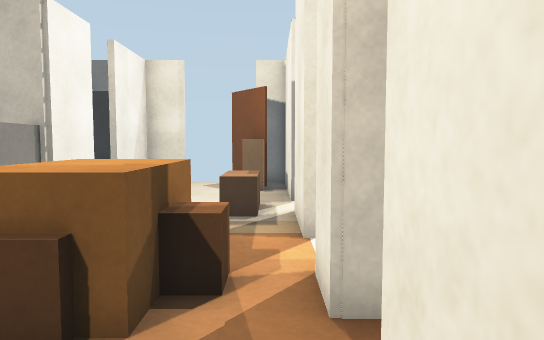
[1] (above)

21 first-person views from a walk through a robot-simulator world made for Gazebo. The camera is 0.88 m above the floor, tilts 4° down and sees 70° across. The floor is counted in squares, 0.5 m on a side. Each view is taken from the middle of a square. On the plan, view 1 faces up. The plan holds only what a view shows up to about 18 squares ahead; the rest is blank.

[2]
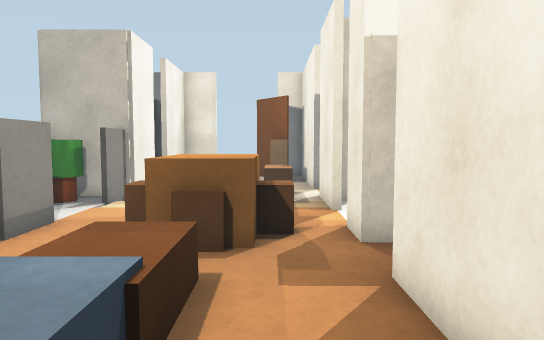

[3]
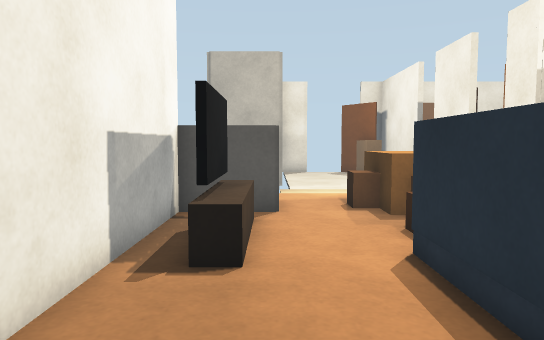

[4]
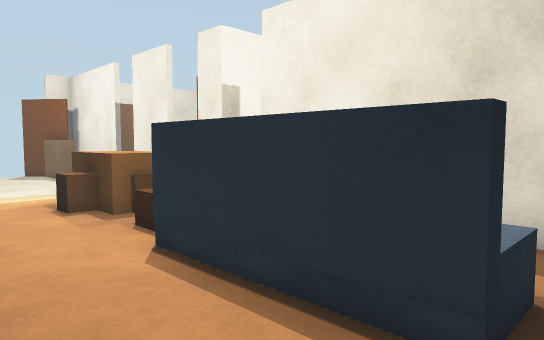

[5]
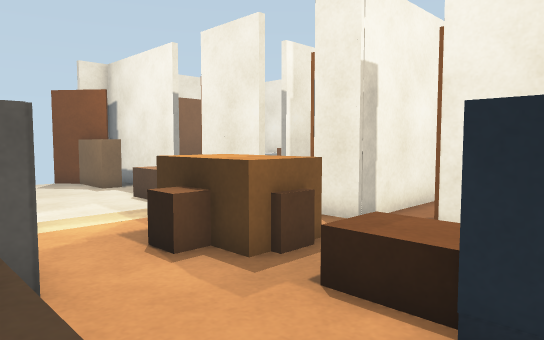

[6]
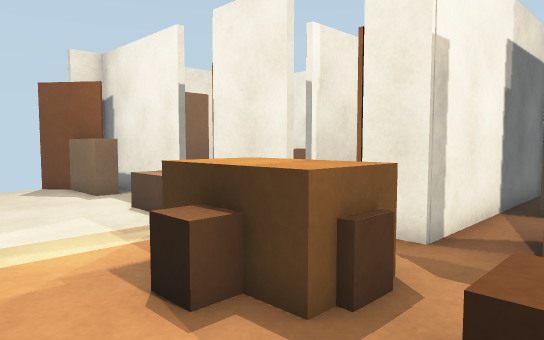

[7]
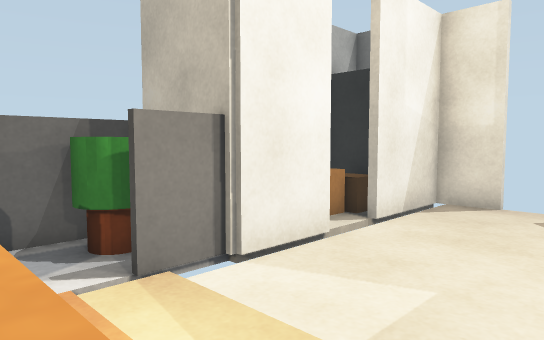

[8]
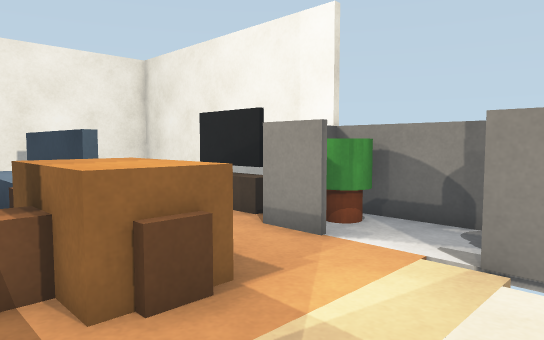

[9]
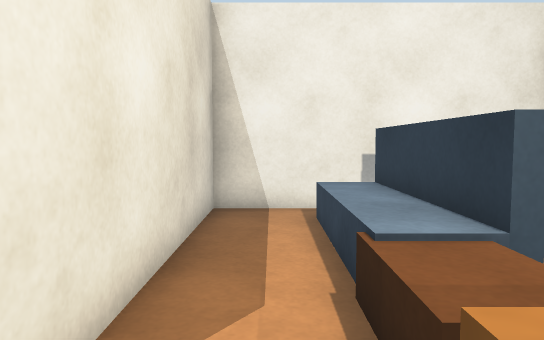

[10]
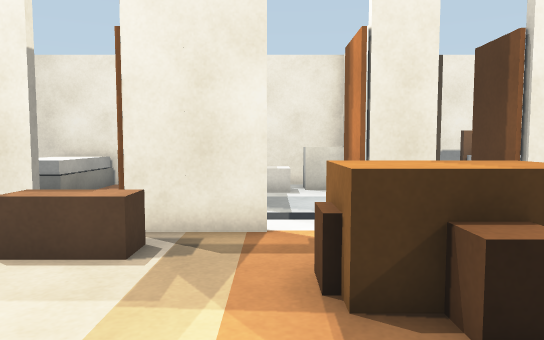

[11]
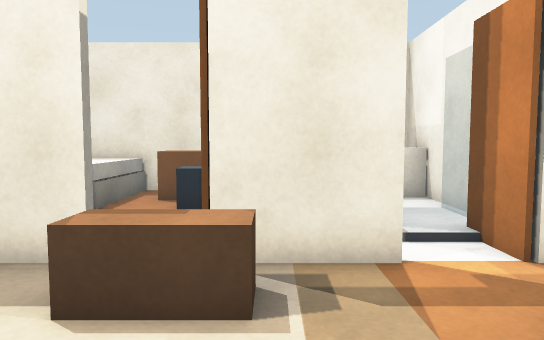

[12]
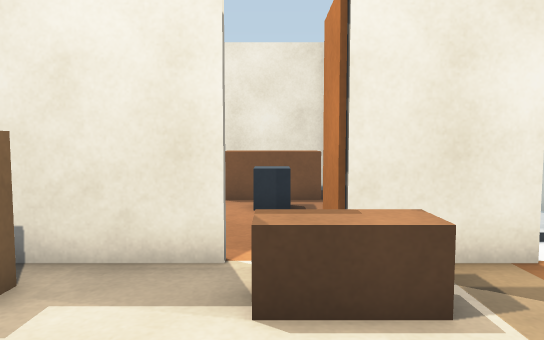

[13]
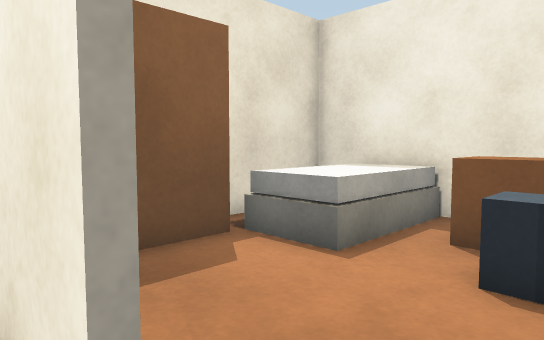

[14]
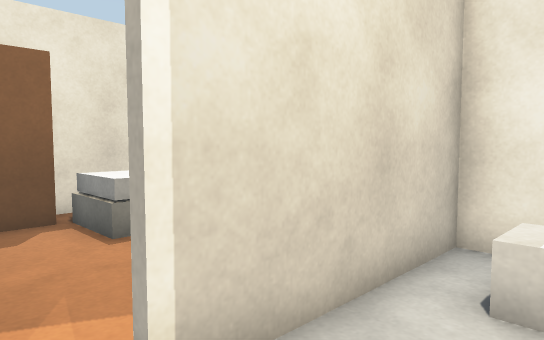

[15]
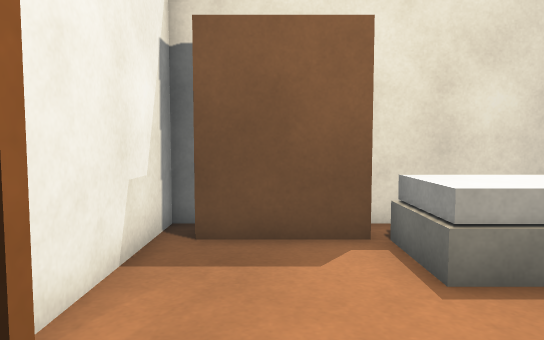

[16]
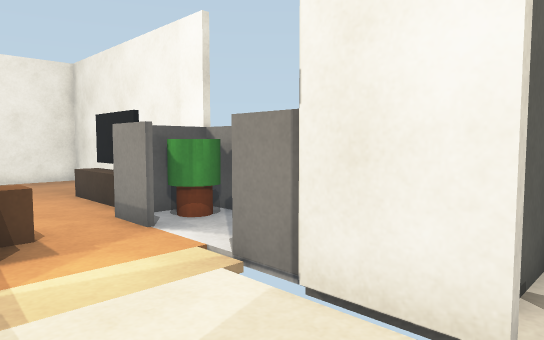

[17]
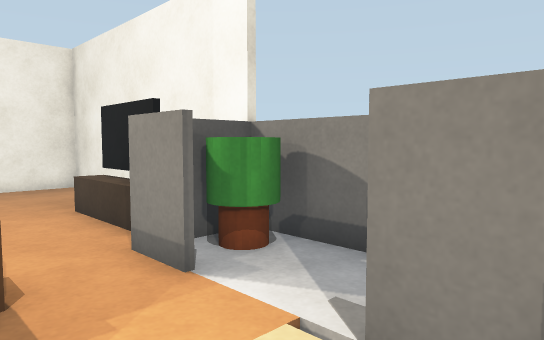

[18]
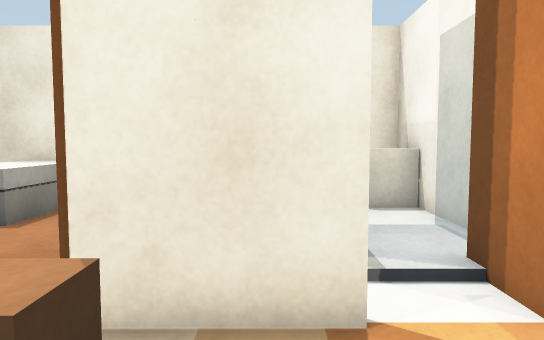

[19]
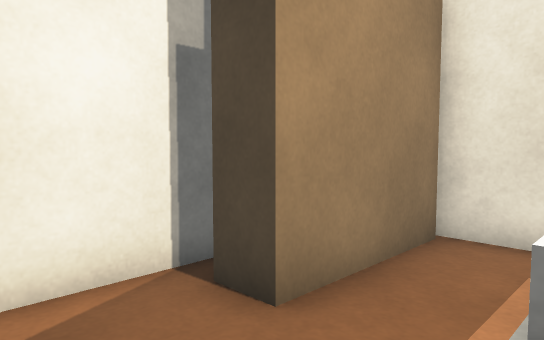

[20]
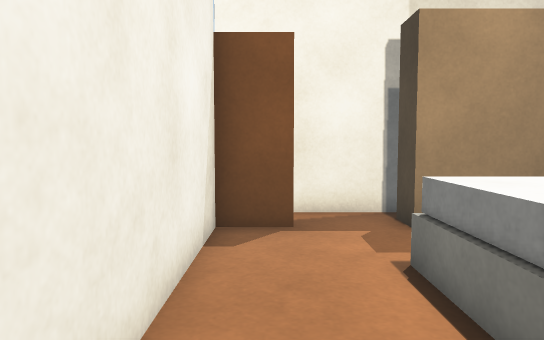

[21]
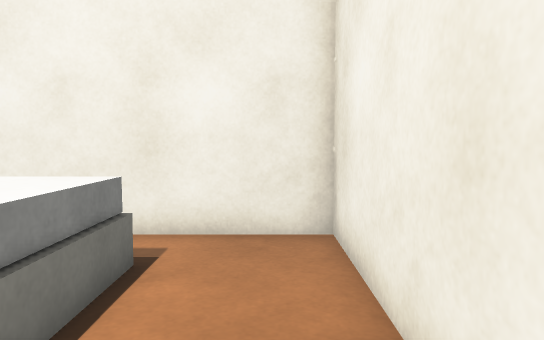

### Floor plan
Points are (right, up) in squares from view 1. A wall is a line through its corners. A room is listed if a view was taken in it or the views show most of it. See-through windows are left out.
Room 1 (views 1, 2, 3, 4, 5, 6, 7, 8, 9, 11, 12, 13, 14, 15, 16, 17, 18)
walls: (0.6, 7) (0.6, 9.6); (1.6, 3.8) (0.6, 3.8) (0.6, 4.6); (-5.8, 5.6) (-5.8, 3.8) (-8.4, 3.8); (-5.8, 10) (-5.8, 8.2); (-8.4, 4) (-8.4, -6.4) (0.6, -6.4) (0.6, 2); (4.8, 4) (9.4, 4) (9.4, 8.6) (3.2, 8.6); (0.6, 11.6) (0.6, 17.4) (-0.2, 17.4); (-5.6, 12.2) (-5.6, 9.8); (-3.8, -5.1) (-3.8, 0.1) (-3.4, 0.1); (-3.9, 17.4) (-5.6, 17.4) (-5.6, 14)
low walls: (-1.8, 3.2) (-2.6, 3.2)
ways out: opening at (-6, 6.5) to room 2; opening at (1, 3) to room 3; opening at (3, 10.7) to room 4; opening at (-6, 13); gap at (-4, 18)
objects: TV (-7, 0) to (-7, 2); TV (-7, 3); brown box (-4, 4) to (-3, 5); blue box (-3, -5) to (-2, -1); brown box (-3, 0) to (-2, 2); brown box (-3, 4) to (-2, 6); brown box (-1, 5); bench (-1, 9) to (-1, 11); cabinet (-1, 14) to (0, 15); door leaf (-1, 16) to (0, 17); door leaf (1, 5) to (2, 5); door leaf (1, 10) to (2, 10); white box (7, 7) to (8, 7); grey box (8, 5)
Room 2 (view 10)
walls: (-8.4, 9.5) (-8.4, 4); (-5.6, 9.8) (-8.6, 9.8); (-8.8, 4) (-6.8, 4)
ways out: opening at (-6, 6.5) to room 1
objects: green cylinder (-8, 5) to (-7, 5); green cylinder (-8, 8) to (-7, 9)
Room 3 (views 19, 20, 21)
walls: (9.4, -1.5) (9.4, 1.2); (0.8, 2) (0.8, -6.4) (7.2, -6.4); (9.5, 3.8) (1.6, 3.8)
ways out: opening at (1, 3) to room 1
objects: door leaf (2, 2); grey box (4, -4) to (5, -1); white box (5, -3) to (5, -2); wardrobe (5, 2) to (9, 3); brown box (8, -4) to (8, -1)
Room 4 (no view inside)
walls: (4.9, 16) (1.5, 16); (9.4, 9) (9.4, 13.2); (9.4, 17.4) (5.1, 17.4); (0.8, 17.4) (0.8, 12.4)
ways out: opening at (3, 10.7) to room 1
objects: blue box (5, 11) to (6, 11); grey box (5, 14) to (9, 15); white box (6, 15) to (9, 16); brown box (7, 10) to (8, 12)

Where each view was taken, in squares from view 1:
view 1: 0 up, 0 right, facing up
view 2: 3 down, 1 left, facing up
view 3: 6 down, 6 left, facing up
view 4: 6 down, 7 left, facing up-right
view 5: 1 down, 7 left, facing up-right
view 6: 1 up, 6 left, facing up-right
view 7: 6 up, 1 left, facing up-left
view 8: 10 up, 0 right, facing down-left
view 9: 4 up, 1 left, facing down
view 10: 7 up, 7 left, facing right
view 11: 9 up, 5 left, facing right
view 12: 11 up, 5 left, facing right
view 13: 10 up, 0 right, facing up-right
view 14: 6 up, 2 right, facing up-right
view 15: 9 up, 3 right, facing up
view 16: 13 up, 2 left, facing down-left
view 17: 10 up, 3 left, facing down-left
view 18: 8 up, 3 left, facing right
view 19: 1 down, 2 right, facing up-right
view 20: 6 down, 2 right, facing up
view 21: 1 up, 2 right, facing down
